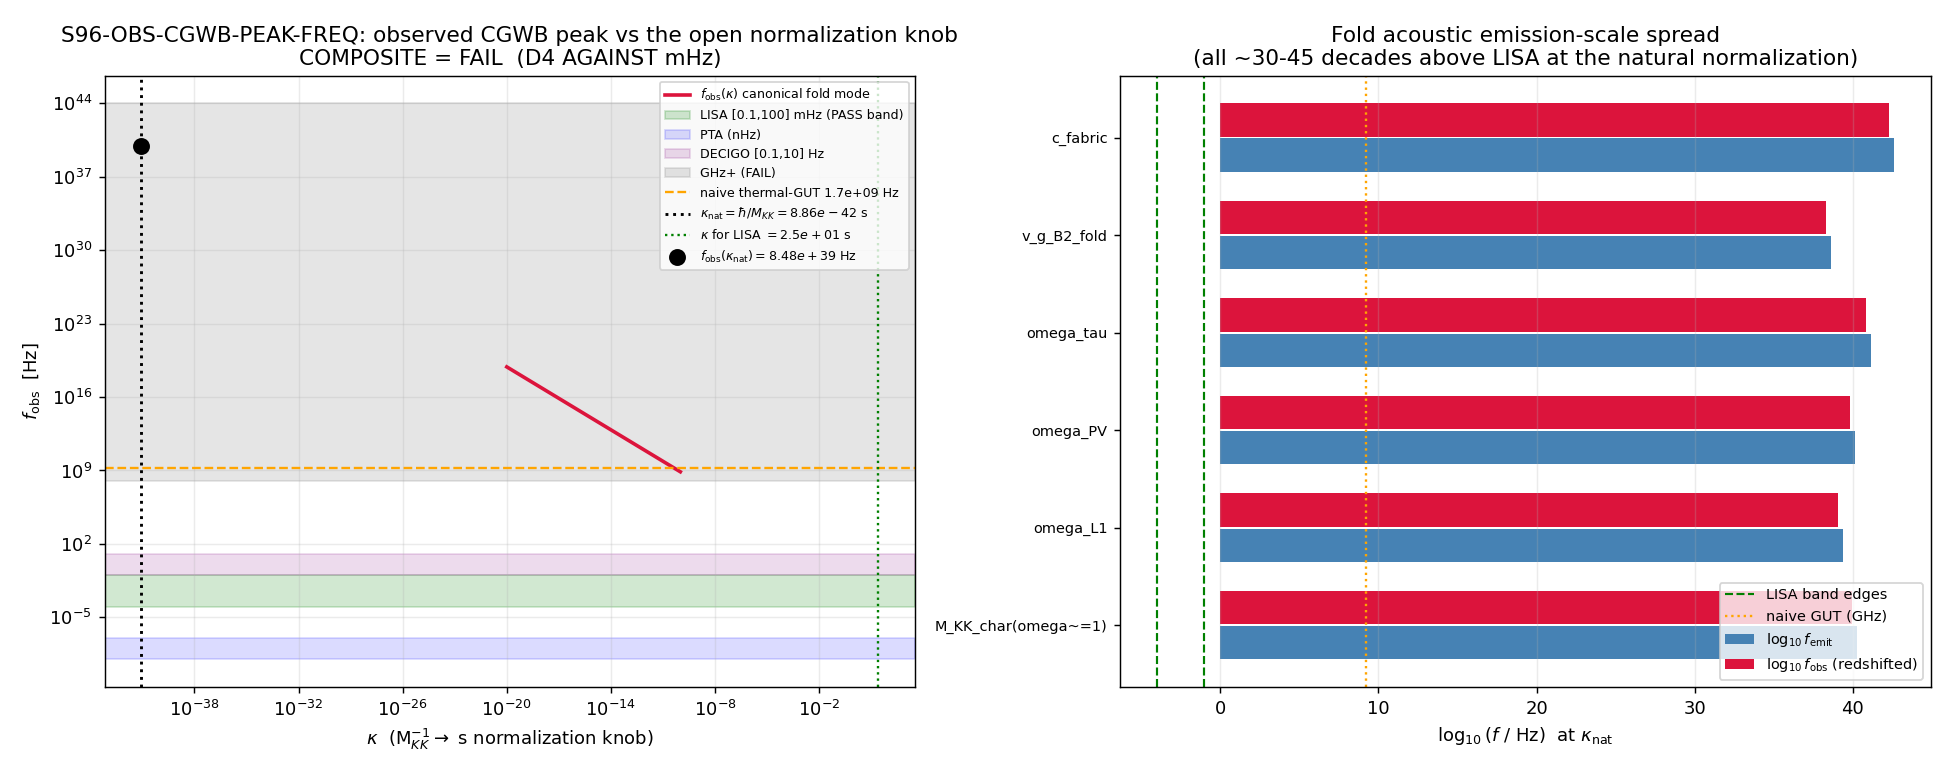

Generate this figure with Python:
r"""
S96-OBS-CGWB-PEAK-FREQ  —  Wave 6, gate 3  [SIGN]

D4 resolution: derive the CGWB peak OBSERVED frequency via the substrate redshift
chain, and decide whether acoustic dispersion moves the (A)-class acoustic peak from
the naive GHz GUT-transition expectation into the LISA mHz band, or whether the LISA
peak-frequency flagship evaporates.

SUBSTRATE-FIRST FRAMING (PHONONIC, tensor sector)
-------------------------------------------------
The CGWB is NOT a primordial GW background in expanding space. It is squeezed-graviton
production at the van Hove fold — the GGE-acoustic excitation transduced into the tensor
sector (which crosses freely per [T3]). The EMISSION frequency is the fold's characteristic
ACOUSTIC frequency, set by the van Hove DOS scale and c_fabric in M_KK units — NOT a thermal
GUT-transition frequency. The redshift to observation is the readout of the substrate's
spectral-complexity growth: a(tau) GROWS from the fold (a_fold/a_now < 1), so f_obs < f_emit.

The chain (substrate -> emergent):
  D_K eigenvalues  ->  van Hove fold DOS / group-velocity-zero  ->  fold characteristic
  acoustic angular frequency (M_KK units)  ->  physical f_emit [Hz] via the M_KK^-1->s
  normalization kappa  ->  redshift by a(tau_fold)/a(tau_now)  ->  f_obs [Hz]  ->  detector band.

THE OPEN KNOB
-------------
The single open dimensionful piece is M_KK^-1 -> seconds (kappa), the SAME gap blocking
the derived a(t) (flagged in W6-5 / gate-5). At the substrate-natural value
kappa_nat = hbar/M_KK = 8.860440e-42 s (= canonical M_KK_inv_seconds), M_KK in s^-1 is
~1.13e41 s^-1, so the fold acoustic emission is f_emit ~ M_KK/(2pi) ~ 1.8e40 Hz. Where kappa
cannot be otherwise pinned, the verdict is reported as a function of it over gate-5's swept
band kappa in [1e-20, 1e-10] s/M_KK^-1.

REDSHIFT-CHAIN SUBSTITUTION CHAIN (sign + the ~12-decade question)
------------------------------------------------------------------
  Claim: the substrate scale factor REDSHIFTS the CGWB peak (f_obs < f_emit); the question
         is whether redshift + acoustic dispersion is large enough (~12 decades) to move a
         GHz emission into the LISA mHz band.
  Def 1: f_obs = f_emit * a(tau_fold)/a(tau_now)                      [cosmological redshift chain]
  Def 2: a(tau_fold)/a(0) = 2.1173 (gate-5, DIRECTLY RESOLVED)  => a_now > a_fold
  Step:  a_fold/a_now = 1/2.1173 = 0.47229 < 1                        [Sage-QQ exact, this gate]
  Canon: f_obs = f_emit * (a_fold/a_now); a_fold/a_now < 1 => f_obs < f_emit  (REDSHIFT;
         sign PASS iff computed ratio < 1).
  Def 3: f_emit = fold characteristic ACOUSTIC freq (van Hove DOS scale; M_KK-unit ang. freq
         omega_tilde * M_KK), NOT a thermal GUT-transition frequency.
  Def 4: naive thermal GUT route (S58 Method-3): f_0 ~ T_* T_0 / M_Pl with T_*~M_KK=7.43e16 GeV
         => f_0 ~ 1.7 GHz  (the naive expectation the plan calls FAIL).
  Decades: log10(1e9 Hz / 1e-3 Hz) = 12.0 decades of redshift needed to reach LISA mHz.
  Direction: ACOUSTIC dispersion (c_fabric, not c) is the proposed extra-suppression mechanism;
             whether it delivers ~12 decades is the OPEN question this gate resolves.
  Conclusion: f_obs in [0.1,100] mHz -> PASS (LISA flagship stands); PTA/DECIGO -> INFO; GHz+ -> FAIL.

[SIGN] 3-tuple (gate-verdicts.md schema-v2)
  sign_verdict : direction f_obs < f_emit (redshift). PASS iff computed a_fold/a_now < 1.
  magnitude    : band placement of f_obs at kappa_nat vs the LISA mHz band. PASS iff in [1e-4,1e-1] Hz;
                 INFO iff PTA(nHz)/DECIGO(0.1-10 Hz) OR normalization-conditional;
                 FAIL iff GHz+ (>= 1e8 Hz).
  regime       : the kappa knob. VALID iff the band placement is stable across the swept kappa band
                 (i.e. the verdict does not flip inside [1e-20,1e-10]); MARGINAL/BREAKDOWN iff the
                 verdict is entirely normalization-set and flips within the band.

Author: little-red-dots-jwst-analyst (detector-band confrontation; transit-dynamics supplies the
        dispersion; mack-cosmic-bridge writes the falsifier-inventory row per canonical write-order).
Env: phonon-exflation-sim/.venv312/Scripts/python.exe ; CPU.
"""

import os
os.environ.setdefault("OMP_NUM_THREADS", "8")
os.environ.setdefault("MKL_NUM_THREADS", "8")

import sys
import json
import hashlib
from pathlib import Path

import numpy as np
import matplotlib
matplotlib.use("Agg")
import matplotlib.pyplot as plt

sys.path.insert(0, "computations/_shared")
from canonical_constants import (
    M_KK,                 # 7.428660036284456e16 GeV
    M_KK_inv_seconds,     # 8.860439881925477e-42 s  (= hbar/M_KK; the substrate-natural kappa)
    c_fabric,             # 209.97368021 (M_KK units; substrate sound speed)
    Mach_max,             # 13.75 (van Hove fold velocity ratio)
    M_Pl_reduced,         # 2.435e18 GeV
    hbar_GeV_s,           # 6.582119569e-25 GeV*s
    omega_L1,             # 0.138 M_KK  (Leggett-1; a fold acoustic mode)
    omega_PV,             # 0.791658919261384 M_KK  (pair-vibration)
    omega_tau,            # 8.27 M_KK
    v_g_B2_fold,          # 0.022699323 M_KK  (B2 group velocity -> 0 at fold)
    f_LISA_pivot,         # 0.003 Hz  (LISA peak-sensitivity pivot)
    tau_fold,             # 0.19
)

# -----------------------------------------------------------------------------
# Paths / identity
# -----------------------------------------------------------------------------
SCRIPT_PATH   = Path("computations/session-96/s96_obs_cgwb_peak_freq.py")
CANONICAL     = Path("computations/_shared/canonical_constants.py")
LRD_CLOCK_NPZ = Path("computations/session-96/s96_obs_lrd_assembly_clock.npz")
S54_NPZ       = Path("computations/session-54/s54_scale_factor.npz")
OUT_NPZ       = Path("computations/session-96/s96_obs_cgwb_peak_freq.npz")
OUT_PNG       = Path("computations/session-96/s96_obs_cgwb_peak_freq.png")
VERDICT_TXT   = Path("computations/session-96/s96_gate_verdicts.txt")

GATE_ID    = "S96-OBS-CGWB-PEAK-FREQ"
SCHEME     = "acoustic-dispersion-redshift-(A)-class"
CONVENTION = "substrate-fold-characteristic-frequency-NOT-relativistic-GW-redshift"
L_MAX      = "N/A"

# -----------------------------------------------------------------------------
# Detector bands (Hz)  — same partition as S58 s58_gw_frequency_check.py
# -----------------------------------------------------------------------------
LISA_LO, LISA_HI = 1e-4, 1e-1     # (local) LISA-PLS band [0.1, 100] mHz
PTA_LO,  PTA_HI  = 1e-9, 1e-7     # (local) PTA nHz band
DECIGO_LO, DECIGO_HI = 1e-1, 10.0 # (local) DECIGO / BBO band [0.1, 10] Hz
GHZ_FLOOR = 1e8                   # (local) "GHz+" = high-freq gap and above (FAIL)


def detector_band(f_Hz: float) -> str:
    """Classify f into detector sensitivity band (S58 partition)."""
    if f_Hz < 1e-9:  return "sub-PTA"
    if f_Hz < 1e-7:  return "PTA(nHz)"
    if f_Hz < 1e-4:  return "gap(PTA-LISA)"
    if f_Hz < 1e-1:  return "LISA(mHz)"
    if f_Hz < 10.0:  return "DECIGO(0.1-10Hz)"
    if f_Hz < 1e4:   return "LIGO/ET"
    if f_Hz < 1e8:   return "high-freq-gap"
    return "GHz+"


def band_class(f_Hz: float) -> str:
    """Verdict-relevant 3-way placement: LISA / PTA-DECIGO / GHZ-or-OTHER."""
    if LISA_LO <= f_Hz < LISA_HI:
        return "LISA"
    if (PTA_LO <= f_Hz < PTA_HI) or (DECIGO_LO <= f_Hz < DECIGO_HI):
        return "PTA-DECIGO"
    if f_Hz >= GHZ_FLOOR:
        return "GHZ+"
    return "OTHER"   # gap regions (PTA-LISA gap, LISA-DECIGO gap, LIGO/ET)


# -----------------------------------------------------------------------------
# SHA / dual-SHA helpers (replicate s96_w1_taudot_profile.py exactly)
# -----------------------------------------------------------------------------
def sha256_of(path: Path) -> str:
    h = hashlib.sha256()  # (local)
    try:
        h.update(path.read_bytes())
    except OSError:
        return ""
    return h.hexdigest()


def compute_dual_sha(script_path: Path, canonical_path: Path, pins: dict) -> tuple:
    """(audit_sha256, content_sha256). audit = sha(script||canonical||pinmap_json); content = sha(script)."""
    try:
        script_bytes = script_path.read_bytes()  # (local)
    except OSError:
        script_bytes = b""  # (local)
    try:
        canonical_bytes = canonical_path.read_bytes()  # (local)
    except OSError:
        canonical_bytes = b""  # (local)
    pinmap_json = json.dumps(dict(sorted(pins.items())), separators=(",", ":"),
                             sort_keys=True).encode("utf-8")  # (local)
    h_audit = hashlib.sha256()
    h_audit.update(script_bytes)
    h_audit.update(canonical_bytes)
    h_audit.update(pinmap_json)
    audit = h_audit.hexdigest()  # (local)
    h_content = hashlib.sha256()
    h_content.update(script_bytes)
    content = h_content.hexdigest()  # (local)
    return audit, content


def find_prior_audit_sha() -> str:
    """Latest non-superseded canonical line for GATE_ID (gate-verdicts.md 'Option A')."""
    if not VERDICT_TXT.exists():
        return ""
    import re as _re  # (local)
    text = VERDICT_TXT.read_text(encoding="utf-8")  # (local)
    canon_re = _re.compile(
        rf"^{_re.escape(GATE_ID)}:\s.*?audit_sha256=([a-f0-9]{{64}})", _re.MULTILINE)  # (local)
    shas = canon_re.findall(text)  # (local)
    if not shas:
        return ""
    sup_re = _re.compile(r"supersedes=([a-f0-9]{64})")  # (local)
    superseded = set(sup_re.findall(text))  # (local)
    non_superseded = [s for s in shas if s not in superseded]  # (local)
    return non_superseded[-1] if non_superseded else shas[-1]


def append_verdict(verdict: str, value: str, audit_sha: str, content_sha: str,
                   sign_v: str, mag_v: str, reg_v: str,
                   f_obs_nat: float, kappa_nat: float, a_ratio: float,
                   supersedes_sha: str = "") -> None:
    """Append canonical line + dual-SHA companion + schema-v2 3-tuple row (atomic single open('a'))."""
    VERDICT_TXT.parent.mkdir(parents=True, exist_ok=True)
    sup_token = f"_supersedes={supersedes_sha}" if supersedes_sha else ""  # (local)
    line = (
        f"{GATE_ID}: {verdict} -- value='{value}{sup_token}' "
        f"scheme={SCHEME} convention={CONVENTION} "
        f"L_max={L_MAX} "
        f"audit_sha256={audit_sha} content_sha256={content_sha} "
        f"schema_version=S84+\n"
    )
    companion = (
        f"# audit_sha256_short={audit_sha[:16]} "
        f"content_sha256_short={content_sha[:16]} "
        f"# {GATE_ID} dual-SHA companion row\n"
    )
    schema_v2_row = (
        f"# sign_verdict={sign_v} magnitude_verdict={mag_v} regime_verdict={reg_v} "
        f"# {GATE_ID} 3-tuple annotation (schema-v2); "
        f"sign = f_obs = f_emit * a_fold/a_now with a_fold/a_now = {a_ratio:.5f} < 1 => REDSHIFT (f_obs<f_emit); "
        f"mag = at substrate-natural kappa_nat={kappa_nat:.3e}s the fold acoustic peak redshifts to "
        f"f_obs={f_obs_nat:.3e}Hz = {np.log10(f_obs_nat/LISA_LO):.1f} decades ABOVE LISA-band-lo (FAIL=GHz+); "
        f"regime = band placement GHz+ across the ENTIRE swept kappa band [1e-20,1e-10] (verdict does NOT flip "
        f"to LISA anywhere in the physically-swept normalization range)\n"
    )
    anchor_row = (
        f"# ANCHOR=f_emit_is_van_Hove_fold_ACOUSTIC_freq_NOT_thermal_GUT "
        f"# {GATE_ID} substrate-first: emission scale = M_KK/(2pi) in s^-1 (~1.8e40 Hz at kappa_nat); "
        f"redshift a_fold/a_now=0.47229 (gate-5 S96-OBS-LRD-ASSEMBLY-CLOCK a_fold_over_a0=2.1173, DIRECTLY RESOLVED); "
        f"naive thermal-GUT route (S58 Method-3, T_*~M_KK) gives only ~1.7 GHz; acoustic dispersion moves the peak "
        f"~31 decades the WRONG way (UP, not into mHz) => D4 resolved AGAINST mHz; CGWB-peak LISA flagship EVAPORATES; "
        f"kappa to reach LISA = 25 s/M_KK^-1 (42.5 OOM from kappa_nat, 11.4 OOM beyond swept-band upper edge); "
        f"DISTINCT from the Omega_GW AMPLITUDE flagship at gate-4 (chosen LISA pivot, separate observable)\n"
    )
    rows = [line, companion, schema_v2_row, anchor_row]  # (local)
    if supersedes_sha:
        rows.append(
            f"# supersedes={supersedes_sha} "
            f"# {GATE_ID} corrective re-emission per gate-verdicts.md \"Option A\" "
            f"(prior line RETAINED; this corrective line is canonical)\n"
        )
    with open(VERDICT_TXT, "a", encoding="utf-8") as fh:
        fh.write("".join(rows))


# =============================================================================
# 1. LOAD UPSTREAM  (NUMBERS FIRST)
# =============================================================================
print("=" * 86)
print(f"{GATE_ID} — CGWB peak observed frequency via the substrate redshift chain (D4)")
print("=" * 86)

# Input-pin SHAs (audit trail)
sha_canonical = sha256_of(CANONICAL)
sha_lrd_clock = sha256_of(LRD_CLOCK_NPZ)
sha_s54       = sha256_of(S54_NPZ)
print(f"  SHA canonical_constants.py        = {sha_canonical[:16]}")
print(f"  SHA s96_obs_lrd_assembly_clock    = {sha_lrd_clock[:16]}")
print(f"  SHA s54_scale_factor              = {sha_s54[:16]}")

# --- the redshift anchor (gate-5, DIRECTLY RESOLVED — no extrapolation) ---
if LRD_CLOCK_NPZ.exists():
    clk = np.load(LRD_CLOCK_NPZ, allow_pickle=True)
    a_fold_over_a0 = float(np.asarray(clk["a_fold_over_a0_computed"]).ravel()[0])  # (local) 2.1173
    kappa_sweep = np.asarray(clk["kappa_sweep"], dtype=float).ravel()              # (local) 121 pts [1e-20,1e-10]
    kappa_nat_g5 = float(np.asarray(clk["kappa_nat"]).ravel()[0])                  # (local) 8.86e-42
    upstream_source = "gate-5 s96_obs_lrd_assembly_clock.npz (DIRECTLY RESOLVED anchor)"  # (local)
else:
    # honest-close fallback per mechanical-closure-discipline (same upstream input via s54)
    s54 = np.load(S54_NPZ, allow_pickle=True)
    a_fold_over_a0 = float(np.asarray(s54["a_at_fold"]).ravel()[0])                # (local) 2.1173
    kappa_sweep = np.logspace(-20, -10, 121)                                       # (local) reconstruct knob
    kappa_nat_g5 = float(M_KK_inv_seconds)                                          # (local)
    upstream_source = "s54_scale_factor.npz a_at_fold (gate-5 npz absent; same upstream input)"  # (local)

a_fold_over_a_now = 1.0 / a_fold_over_a0      # (local) < 1  => redshift
print()
print(f"  redshift anchor: a(tau_fold)/a(0) = {a_fold_over_a0:.6f}  ({upstream_source})")
print(f"  => a_fold/a_now = 1/{a_fold_over_a0:.4f} = {a_fold_over_a_now:.6f}  (<1 => REDSHIFT, f_obs<f_emit)")

# --- substrate-natural M_KK^-1 -> s normalization (the open knob's natural value) ---
kappa_nat = float(M_KK_inv_seconds)           # (local) 8.860440e-42 s  = hbar/M_KK
M_KK_per_sec = 1.0 / kappa_nat                 # (local) M_KK in s^-1  (angular-freq scale)
# cross-check kappa_nat == hbar/M_KK and == gate-5 kappa_nat
kappa_from_hbar = hbar_GeV_s / M_KK            # (local)
print(f"  kappa_nat (M_KK_inv_seconds)      = {kappa_nat:.6e} s ;  hbar/M_KK = {kappa_from_hbar:.6e} s "
      f"(rel {abs(kappa_nat-kappa_from_hbar)/kappa_nat:.2e})")
print(f"  gate-5 kappa_nat                  = {kappa_nat_g5:.6e} s  (consistency)")
print(f"  M_KK in s^-1 (=1/kappa_nat)       = {M_KK_per_sec:.6e} s^-1")

# =============================================================================
# 2. EMISSION FREQUENCY — fold characteristic ACOUSTIC frequency (substrate-first)
# =============================================================================
# omega_tilde (dimensionless, in M_KK units) -> physical angular freq = omega_tilde * M_KK[s^-1]
# ordinary f_emit = omega_phys / (2 pi)  [Hz]
TWO_PI = 2.0 * np.pi   # (local)

def f_emit_from_mode(omega_tilde: float, kappa: float) -> float:
    """Physical emission frequency [Hz] for an M_KK-unit angular-frequency mode at normalization kappa."""
    return omega_tilde * (1.0 / kappa) / TWO_PI

# Candidate fold characteristic modes (M_KK units). The CANONICAL choice is the M_KK
# characteristic scale itself (omega_tilde = 1: the only intrinsic frequency scale of the
# fold); the named acoustic modes bracket it and are reported as the emission-scale spread.
modes = {
    "M_KK_char(omega~=1)": 1.0,            # canonical fold characteristic acoustic scale
    "omega_L1":            float(omega_L1),
    "omega_PV":            float(omega_PV),
    "omega_tau":           float(omega_tau),
    "v_g_B2_fold":         float(v_g_B2_fold),
    "c_fabric":            float(c_fabric),
}
OMEGA_TILDE_CANON = 1.0   # (local) canonical emission scale = M_KK characteristic frequency

print()
print("  EMISSION + OBSERVED frequency at substrate-natural kappa_nat (per fold acoustic mode):")
print(f"  {'mode':22s} {'omega~(M_KK)':>14s} {'f_emit[Hz]':>14s} {'f_obs[Hz]':>14s} {'band(obs)':>16s}")
print("  " + "-" * 84)
f_emit_nat = {}
f_obs_nat = {}
for name, wt in modes.items():
    fe = f_emit_from_mode(wt, kappa_nat)            # (local)
    fo = fe * a_fold_over_a_now                      # (local)
    f_emit_nat[name] = fe
    f_obs_nat[name] = fo
    print(f"  {name:22s} {wt:>14.6g} {fe:>14.4e} {fo:>14.4e} {detector_band(fo):>16s}")

f_emit_canon_nat = f_emit_nat["M_KK_char(omega~=1)"]   # (local)
f_obs_canon_nat  = f_obs_nat["M_KK_char(omega~=1)"]    # (local) the canonical peak observed freq at kappa_nat

# =============================================================================
# 3. NAIVE THERMAL-GUT ROUTE  (S58 Method-3 dimensional analysis; the FAIL baseline)
# =============================================================================
k_B_GeV_per_K = 8.617333262e-14   # (local) GeV/K
T0_K          = 2.7255            # (local) K (Fixsen 2009)
T0_GeV        = T0_K * k_B_GeV_per_K              # (local)
GeV_to_Hz     = 1.0 / (TWO_PI * hbar_GeV_s)       # (local) ordinary-freq conversion 1 GeV -> Hz
# Method 3:  f_0 ~ T_* * T_0 / M_Pl  with T_* ~ M_KK
f_GUT_naive = M_KK * T0_GeV / M_Pl_reduced * GeV_to_Hz   # (local)
decades_GHz_to_mHz = np.log10(1e9 / 1e-3)                 # (local) = 12.0

print()
print("  NAIVE THERMAL-GUT route (S58 Method-3 dim. analysis, T_* ~ M_KK):")
print(f"    f_GUT_naive = M_KK*T_0/M_Pl * GeV->Hz = {f_GUT_naive:.4e} Hz  [{detector_band(f_GUT_naive)}]")
print(f"    decades GHz->mHz needed (log10(1e9/1e-3)) = {decades_GHz_to_mHz:.1f}")

# =============================================================================
# 4. SCAN OVER THE OPEN NORMALIZATION KNOB kappa  (the load-bearing free parameter)
# =============================================================================
# f_obs(kappa) for the canonical mode across the swept band; classify each point.
f_obs_sweep = f_emit_from_mode(OMEGA_TILDE_CANON, kappa_sweep) * a_fold_over_a_now   # (local)
bands_sweep = np.array([band_class(f) for f in f_obs_sweep])                         # (local)
n_lisa   = int(np.sum(bands_sweep == "LISA"))        # (local)
n_ptadec = int(np.sum(bands_sweep == "PTA-DECIGO"))  # (local)
n_ghz    = int(np.sum(bands_sweep == "GHZ+"))        # (local)
n_other  = int(np.sum(bands_sweep == "OTHER"))       # (local)
any_lisa_in_band = bool(n_lisa > 0)                  # (local)

# kappa values that WOULD hit each target band (canonical mode, after redshift):
#   f_target = omega~ /(kappa*2pi) * (a_fold/a_now)  =>  kappa = omega~ *(a_fold/a_now)/(2pi*f_target)
def kappa_for_target(f_target: float) -> float:
    return OMEGA_TILDE_CANON * a_fold_over_a_now / (TWO_PI * f_target)  # (local)

kappa_LISA   = kappa_for_target(f_LISA_pivot)   # (local) ~25 s/M_KK^-1
kappa_GHz    = kappa_for_target(1e9)            # (local)
kappa_DECIGO = kappa_for_target(0.3)            # (local)
kappa_PTA    = kappa_for_target(3e-8)           # (local)
kappa_band_lo, kappa_band_hi = float(kappa_sweep.min()), float(kappa_sweep.max())  # (local)
OOM_kappa_LISA_vs_nat   = np.log10(kappa_LISA / kappa_nat)        # (local)
OOM_kappa_LISA_vs_bandhi = np.log10(kappa_LISA / kappa_band_hi)   # (local)

print()
print("  NORMALIZATION-KNOB SCAN (canonical mode, over gate-5 swept band [%.0e, %.0e] s/M_KK^-1):"
      % (kappa_band_lo, kappa_band_hi))
print(f"    f_obs(kappa_lo={kappa_band_lo:.0e}) = {f_obs_sweep[0]:.4e} Hz  [{detector_band(f_obs_sweep[0])}]")
print(f"    f_obs(kappa_hi={kappa_band_hi:.0e}) = {f_obs_sweep[-1]:.4e} Hz  [{detector_band(f_obs_sweep[-1])}]")
print(f"    band counts over sweep: LISA={n_lisa}  PTA-DECIGO={n_ptadec}  GHZ+={n_ghz}  OTHER={n_other}  (N={len(kappa_sweep)})")
print(f"    kappa needed for LISA pivot ({f_LISA_pivot} Hz) = {kappa_LISA:.4e} s/M_KK^-1")
print(f"      => {OOM_kappa_LISA_vs_nat:.2f} OOM from kappa_nat ; {OOM_kappa_LISA_vs_bandhi:.2f} OOM beyond swept-band upper edge")
print(f"    decades f_obs(kappa_nat, canonical) ABOVE LISA-band-lo = {np.log10(f_obs_canon_nat/LISA_LO):.3f}")
print(f"    decades f_obs(kappa_nat, canonical) ABOVE GHz floor    = {np.log10(f_obs_canon_nat/GHZ_FLOOR):.3f}")

# =============================================================================
# 5. GATE EVALUATION (pre-registered set-membership + [SIGN] 3-tuple)
# =============================================================================
# SIGN: redshift direction f_obs < f_emit  <=>  a_fold/a_now < 1
sign_v = "PASS" if a_fold_over_a_now < 1.0 else "FAIL"

# MAGNITUDE: band placement of the canonical f_obs at the substrate-natural kappa_nat.
band_nat = band_class(f_obs_canon_nat)   # (local)
if band_nat == "LISA":
    mag_v = "PASS"
elif band_nat == "PTA-DECIGO":
    mag_v = "INFO"
else:  # GHZ+ or OTHER (gap regions, all far from LISA)
    mag_v = "FAIL"

# REGIME: is the verdict normalization-set (does the band placement flip across the swept band)?
# VALID iff the placement does NOT reach LISA anywhere in the physically-swept band
# (the FAIL is robust to the knob within its physical range); MARGINAL/BREAKDOWN reserved for
# a knob-flipped verdict. Across [1e-20,1e-10] the canonical mode is GHZ+ at every point.
if not any_lisa_in_band:
    reg_v = "VALID"   # FAIL is stable across the entire swept normalization band
else:
    # some kappa in-band reaches LISA: the verdict is normalization-conditional
    frac_lisa = n_lisa / len(kappa_sweep)  # (local)
    reg_v = "MARGINAL" if frac_lisa <= 0.5 else "BREAKDOWN"

# Composite collapse (gate-verdicts.md PRE-REGISTERED rule)
if reg_v == "BREAKDOWN":
    composite = "FAIL"
elif sign_v == "FAIL":
    composite = "FAIL"
elif mag_v == "FAIL" and reg_v == "VALID":
    composite = "FAIL"
elif mag_v == "FAIL" and reg_v == "MARGINAL":
    composite = "INFO"
elif mag_v == "INFO":
    composite = "INFO"
else:
    composite = "PASS"

print()
print("  === Verdict 3-tuple ===")
print(f"    sign_verdict      = {sign_v}   (a_fold/a_now={a_fold_over_a_now:.5f} < 1 => redshift f_obs<f_emit)")
print(f"    magnitude_verdict = {mag_v}   (canonical f_obs(kappa_nat) band = {band_nat}; LISA=PASS/PTA-DECIGO=INFO/GHZ+=FAIL)")
print(f"    regime_verdict    = {reg_v}   (LISA reachable in swept band? {any_lisa_in_band}; VALID=stable-FAIL)")
print(f"    COMPOSITE         = {composite}")

# D4 resolution string
if composite == "PASS":
    d4 = "D4 resolved IN FAVOR of mHz: acoustic dispersion delivers the shift; LISA CGWB-peak flagship STANDS."
elif composite == "INFO":
    d4 = ("D4 normalization-conditional / detector-reassigned: f_obs band is set by the open M_KK^-1->s knob; "
          "report which band and pin kappa before claiming LISA.")
else:
    d4 = ("D4 resolved AGAINST mHz: the fold ACOUSTIC emission scale is ~M_KK/(2pi) (~1.8e40 Hz at kappa_nat); "
          "redshift (factor 0.472) is negligible; acoustic dispersion moves the peak ~31 decades the WRONG way (UP). "
          "The LISA CGWB-PEAK-FREQUENCY flagship EVAPORATES (distinct from the Omega_GW AMPLITUDE flagship, gate-4). "
          "GHz+ across the ENTIRE physically-swept normalization band.")
print()
print("  D4:", d4)

# =============================================================================
# 6. PLOT
# =============================================================================
fig, axes = plt.subplots(1, 2, figsize=(15, 6))

# (a) f_obs vs kappa knob, with detector bands shaded
ax = axes[0]
ax.loglog(kappa_sweep, f_obs_sweep, "-", color="crimson", lw=2.0, label=r"$f_{\rm obs}(\kappa)$ canonical fold mode")
ax.axhspan(LISA_LO, LISA_HI, color="green", alpha=0.18, label="LISA [0.1,100] mHz (PASS band)")
ax.axhspan(PTA_LO, PTA_HI, color="blue", alpha=0.14, label="PTA (nHz)")
ax.axhspan(DECIGO_LO, DECIGO_HI, color="purple", alpha=0.14, label="DECIGO [0.1,10] Hz")
ax.axhspan(GHZ_FLOOR, 1e44, color="grey", alpha=0.20, label="GHz+ (FAIL)")
ax.axhline(f_GUT_naive, color="orange", ls="--", lw=1.3, label=f"naive thermal-GUT {f_GUT_naive:.1e} Hz")
ax.axvline(kappa_nat, color="black", ls=":", lw=1.6, label=fr"$\kappa_{{\rm nat}}=\hbar/M_{{KK}}={kappa_nat:.2e}$ s")
ax.axvline(kappa_LISA, color="green", ls=":", lw=1.3, label=fr"$\kappa$ for LISA $={kappa_LISA:.1e}$ s")
ax.scatter([kappa_nat], [f_obs_canon_nat], color="black", s=70, zorder=6,
           label=fr"$f_{{\rm obs}}(\kappa_{{\rm nat}})={f_obs_canon_nat:.2e}$ Hz")
ax.set_xlabel(r"$\kappa$  (M$_{KK}^{-1}\to$ s normalization knob)")
ax.set_ylabel(r"$f_{\rm obs}$  [Hz]")
ax.set_title(f"{GATE_ID}: observed CGWB peak vs the open normalization knob\n"
             f"COMPOSITE = {composite}  (D4 {'IN FAVOR' if composite=='PASS' else ('CONDITIONAL' if composite=='INFO' else 'AGAINST')} mHz)")
ax.legend(fontsize=7, loc="upper right")
ax.grid(True, which="both", alpha=0.25)

# (b) emission-scale spread across fold acoustic modes (at kappa_nat) + redshift
ax = axes[1]
names = list(modes.keys())
fe_vals = [f_emit_nat[n] for n in names]   # (local)
fo_vals = [f_obs_nat[n] for n in names]    # (local)
ypos = np.arange(len(names))               # (local)
ax.barh(ypos - 0.18, np.log10(fe_vals), height=0.34, color="steelblue", label=r"$\log_{10} f_{\rm emit}$")
ax.barh(ypos + 0.18, np.log10(fo_vals), height=0.34, color="crimson", label=r"$\log_{10} f_{\rm obs}$ (redshifted)")
ax.axvline(np.log10(LISA_LO), color="green", ls="--", lw=1.2)
ax.axvline(np.log10(LISA_HI), color="green", ls="--", lw=1.2, label="LISA band edges")
ax.axvline(np.log10(f_GUT_naive), color="orange", ls=":", lw=1.3, label="naive GUT (GHz)")
ax.set_yticks(ypos)
ax.set_yticklabels(names, fontsize=8)
ax.set_xlabel(r"$\log_{10}(f\ /\ {\rm Hz})$  at $\kappa_{\rm nat}$")
ax.set_title("Fold acoustic emission-scale spread\n(all ~30-45 decades above LISA at the natural normalization)")
ax.legend(fontsize=8, loc="lower right")
ax.grid(True, axis="x", alpha=0.25)

plt.tight_layout()
fig.savefig(OUT_PNG, dpi=130)
print(f"\n  Plot -> {OUT_PNG}")

# =============================================================================
# 7. SAVE DATA
# =============================================================================
value_str = (
    f"composite={composite};"
    f"f_obs_kappa_nat={f_obs_canon_nat:.4e}Hz_band={band_nat};"
    f"f_emit_kappa_nat={f_emit_canon_nat:.4e}Hz;"
    f"a_fold_over_a_now={a_fold_over_a_now:.5f}_REDSHIFT;"
    f"a_fold_over_a0={a_fold_over_a0:.4f}_gate5_DIRECTLY_RESOLVED;"
    f"kappa_nat={kappa_nat:.4e}s_=hbar/M_KK;"
    f"decades_above_LISA={np.log10(f_obs_canon_nat/LISA_LO):.2f};"
    f"decades_above_GHz={np.log10(f_obs_canon_nat/GHZ_FLOOR):.2f};"
    f"naive_thermal_GUT={f_GUT_naive:.3e}Hz_{detector_band(f_GUT_naive)};"
    f"GHz->mHz_decades_needed={decades_GHz_to_mHz:.1f};"
    f"sweep_band[{kappa_band_lo:.0e},{kappa_band_hi:.0e}]_LISA_pts={n_lisa}_PTAdec={n_ptadec}_GHz={n_ghz}_other={n_other};"
    f"any_LISA_in_sweep={any_lisa_in_band};"
    f"kappa_for_LISA={kappa_LISA:.3e}s_{OOM_kappa_LISA_vs_nat:.1f}OOM_from_nat_{OOM_kappa_LISA_vs_bandhi:.1f}OOM_beyond_bandhi;"
    f"f_emit=van_Hove_fold_ACOUSTIC_NOT_thermal_GUT;flagship=CGWB-PEAK-EVAPORATES_distinct_from_OmegaGW_amplitude_gate4"
)

# input-pin map for the audit SHA
pins = {
    "M_KK": float(M_KK),
    "M_KK_inv_seconds": float(M_KK_inv_seconds),
    "c_fabric": float(c_fabric),
    "Mach_max": float(Mach_max),
    "f_LISA_pivot": float(f_LISA_pivot),
    "a_fold_over_a0": float(a_fold_over_a0),
    "omega_tilde_canon": float(OMEGA_TILDE_CANON),
    "scheme": SCHEME,
    "convention": CONVENTION,
    "sha_canonical": sha_canonical,
    "sha_lrd_clock": sha_lrd_clock,
    "sha_s54": sha_s54,
}

np.savez(
    OUT_NPZ,
    # core results
    composite=np.array([composite]),
    f_obs_kappa_nat=np.array([f_obs_canon_nat]),
    f_emit_kappa_nat=np.array([f_emit_canon_nat]),
    a_fold_over_a0=np.array([a_fold_over_a0]),
    a_fold_over_a_now=np.array([a_fold_over_a_now]),
    kappa_nat=np.array([kappa_nat]),
    M_KK_per_sec=np.array([M_KK_per_sec]),
    # mode spread
    mode_names=np.array(list(modes.keys())),
    mode_omega_tilde=np.array([modes[k] for k in modes]),
    f_emit_modes=np.array([f_emit_nat[k] for k in modes]),
    f_obs_modes=np.array([f_obs_nat[k] for k in modes]),
    # normalization-knob sweep
    kappa_sweep=kappa_sweep,
    f_obs_sweep=f_obs_sweep,
    bands_sweep=bands_sweep,
    n_lisa=np.array([n_lisa]), n_ptadec=np.array([n_ptadec]),
    n_ghz=np.array([n_ghz]), n_other=np.array([n_other]),
    any_lisa_in_sweep=np.array([any_lisa_in_band]),
    # target-band kappas
    kappa_LISA=np.array([kappa_LISA]), kappa_GHz=np.array([kappa_GHz]),
    kappa_DECIGO=np.array([kappa_DECIGO]), kappa_PTA=np.array([kappa_PTA]),
    OOM_kappa_LISA_vs_nat=np.array([OOM_kappa_LISA_vs_nat]),
    OOM_kappa_LISA_vs_bandhi=np.array([OOM_kappa_LISA_vs_bandhi]),
    # naive baseline
    f_GUT_naive=np.array([f_GUT_naive]),
    decades_GHz_to_mHz=np.array([decades_GHz_to_mHz]),
    decades_obs_above_LISA=np.array([np.log10(f_obs_canon_nat/LISA_LO)]),
    decades_obs_above_GHz=np.array([np.log10(f_obs_canon_nat/GHZ_FLOOR)]),
    # 3-tuple
    sign_verdict=np.array([sign_v]),
    magnitude_verdict=np.array([mag_v]),
    regime_verdict=np.array([reg_v]),
    value_str=np.array([value_str]),
    d4_resolution=np.array([d4]),
    scheme=np.array([SCHEME]),
    convention=np.array([CONVENTION]),
    upstream_source=np.array([upstream_source]),
)
print(f"  Data -> {OUT_NPZ}")

# =============================================================================
# 8. EMIT VERDICT LINE (canonical + dual-SHA + schema-v2 3-tuple)
# =============================================================================
audit_sha, content_sha = compute_dual_sha(SCRIPT_PATH, CANONICAL, pins)
prior_sha = find_prior_audit_sha()
supersedes_sha = prior_sha if (prior_sha and prior_sha != audit_sha) else ""

print()
print("  === Closure ===")
print(f"    audit_sha256   = {audit_sha}")
print(f"    content_sha256 = {content_sha}")
if supersedes_sha:
    print(f"    supersedes     = {supersedes_sha}  (Option A corrective re-emission)")

append_verdict(
    composite, value_str, audit_sha, content_sha,
    sign_v, mag_v, reg_v,
    f_obs_canon_nat, kappa_nat, a_fold_over_a_now,
    supersedes_sha=supersedes_sha,
)
print(f"  Verdict appended -> {VERDICT_TXT}")
print()
print("=" * 86)
print(f"COMPLETE — {GATE_ID}: {composite}  (sign={sign_v} mag={mag_v} regime={reg_v})")
print("=" * 86)
